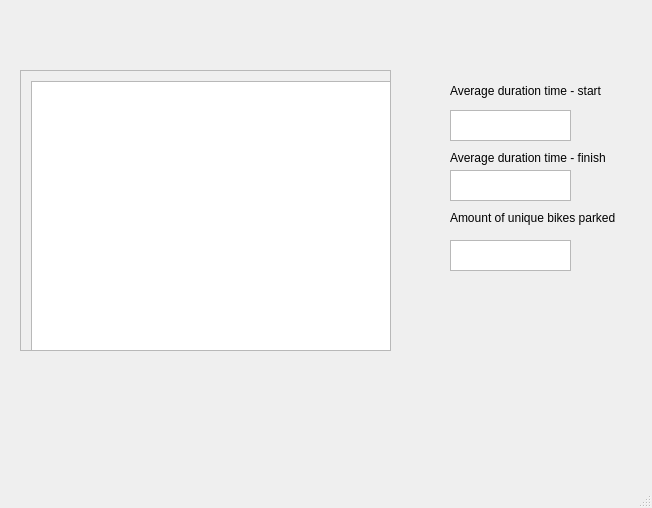
<?xml version="1.0" encoding="UTF-8"?>
<ui version="4.0">
 <class>MainWindow</class>
 <widget class="QMainWindow" name="MainWindow">
  <property name="geometry">
   <rect>
    <x>0</x>
    <y>0</y>
    <width>652</width>
    <height>508</height>
   </rect>
  </property>
  <property name="windowTitle">
   <string>MainWindow</string>
  </property>
  <widget class="QWidget" name="centralwidget">
   <widget class="QScrollArea" name="scrollArea">
    <property name="geometry">
     <rect>
      <x>20</x>
      <y>70</y>
      <width>371</width>
      <height>281</height>
     </rect>
    </property>
    <property name="widgetResizable">
     <bool>true</bool>
    </property>
    <widget class="QWidget" name="scrollAreaWidgetContents">
     <property name="geometry">
      <rect>
       <x>0</x>
       <y>0</y>
       <width>369</width>
       <height>279</height>
      </rect>
     </property>
     <widget class="QTableView" name="tableView">
      <property name="geometry">
       <rect>
        <x>10</x>
        <y>10</y>
        <width>361</width>
        <height>271</height>
       </rect>
      </property>
     </widget>
    </widget>
   </widget>
   <widget class="QLabel" name="label">
    <property name="geometry">
     <rect>
      <x>450</x>
      <y>60</y>
      <width>161</width>
      <height>61</height>
     </rect>
    </property>
    <property name="text">
     <string>Average duration time - start</string>
    </property>
   </widget>
   <widget class="QLabel" name="label_2">
    <property name="geometry">
     <rect>
      <x>450</x>
      <y>150</y>
      <width>161</width>
      <height>16</height>
     </rect>
    </property>
    <property name="text">
     <string>Average duration time - finish</string>
    </property>
   </widget>
   <widget class="QLabel" name="label_3">
    <property name="geometry">
     <rect>
      <x>450</x>
      <y>210</y>
      <width>171</width>
      <height>16</height>
     </rect>
    </property>
    <property name="text">
     <string>Amount of unique bikes parked</string>
    </property>
   </widget>
   <widget class="QTextEdit" name="startAvgTime">
    <property name="geometry">
     <rect>
      <x>450</x>
      <y>110</y>
      <width>121</width>
      <height>31</height>
     </rect>
    </property>
   </widget>
   <widget class="QTextEdit" name="finishAvgTime">
    <property name="geometry">
     <rect>
      <x>450</x>
      <y>170</y>
      <width>121</width>
      <height>31</height>
     </rect>
    </property>
   </widget>
   <widget class="QTextEdit" name="uniqueBikesAmount">
    <property name="geometry">
     <rect>
      <x>450</x>
      <y>240</y>
      <width>121</width>
      <height>31</height>
     </rect>
    </property>
   </widget>
  </widget>
  <widget class="QMenuBar" name="menubar">
   <property name="geometry">
    <rect>
     <x>0</x>
     <y>0</y>
     <width>652</width>
     <height>33</height>
    </rect>
   </property>
  </widget>
  <widget class="QStatusBar" name="statusbar"/>
 </widget>
 <resources/>
 <connections/>
</ui>
